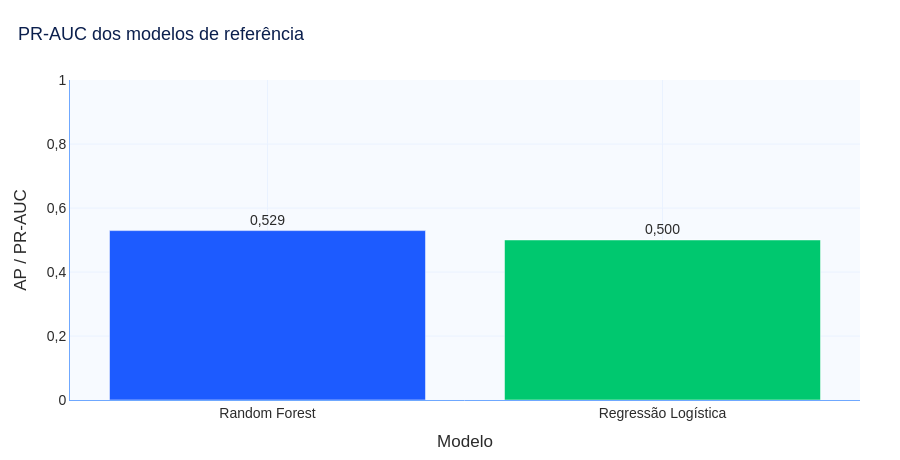

Source (notebook cell):
### Code cell
fig = grafico_comparacao_modelos(resultados)
fig.show()

### Figure 1 — Plotly figure (JSON) as saved in the notebook; plotly's stock layout.template omitted (floating-point values rounded to 4 significant figures)
{"data": [{"hovertemplate": "%{x}: %{y:.3f}<extra></extra>", "legendgroup": "", "marker": {"color": ["#1D5BFF", "#00C86F"], "pattern": {"shape": ""}}, "name": "", "orientation": "v", "showlegend": false, "textposition": "outside", "texttemplate": "%{y:.3f}", "type": "bar", "x": ["Random Forest", "Regressão Logística"], "xaxis": "x", "y": [0.5294, 0.5001], "yaxis": "y"}], "layout": {"barmode": "relative", "colorway": ["#1D5BFF", "#00C86F", "#A259FF", "#6FA8FF", "#123C8C"], "font": {"color": "#2B2B2B", "family": "Arial, sans-serif", "size": 14}, "height": 460, "hoverlabel": {"font": {"size": 13}}, "legend": {"orientation": "h", "title": {"text": ""}, "tracegroupgap": 0, "x": 0, "y": 1.02, "yanchor": "bottom"}, "margin": {"b": 60, "l": 70, "r": 40, "t": 80}, "paper_bgcolor": "#FFFFFF", "plot_bgcolor": "#F7FAFF", "separators": ",.", "showlegend": false, "title": {"font": {"color": "#0B1F4D", "size": 18}, "text": "PR-AUC dos modelos de referência", "x": 0.02}, "xaxis": {"anchor": "y", "domain": [0.0, 1.0], "gridcolor": "#EAF2FF", "linecolor": "#6FA8FF", "showgrid": true, "tickfont": {"color": "#2B2B2B"}, "title": {"font": {"color": "#2B2B2B"}, "text": "Modelo"}, "zeroline": false}, "yaxis": {"anchor": "x", "domain": [0.0, 1.0], "gridcolor": "#EAF2FF", "linecolor": "#6FA8FF", "range": [0, 1], "showgrid": true, "tickfont": {"color": "#2B2B2B"}, "title": {"font": {"color": "#2B2B2B"}, "text": "AP / PR-AUC"}, "zeroline": false}}}
